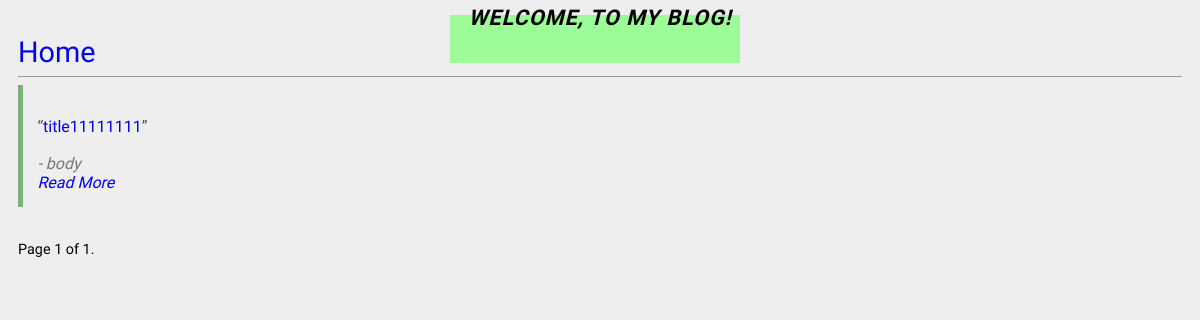
The app's page /, older data.
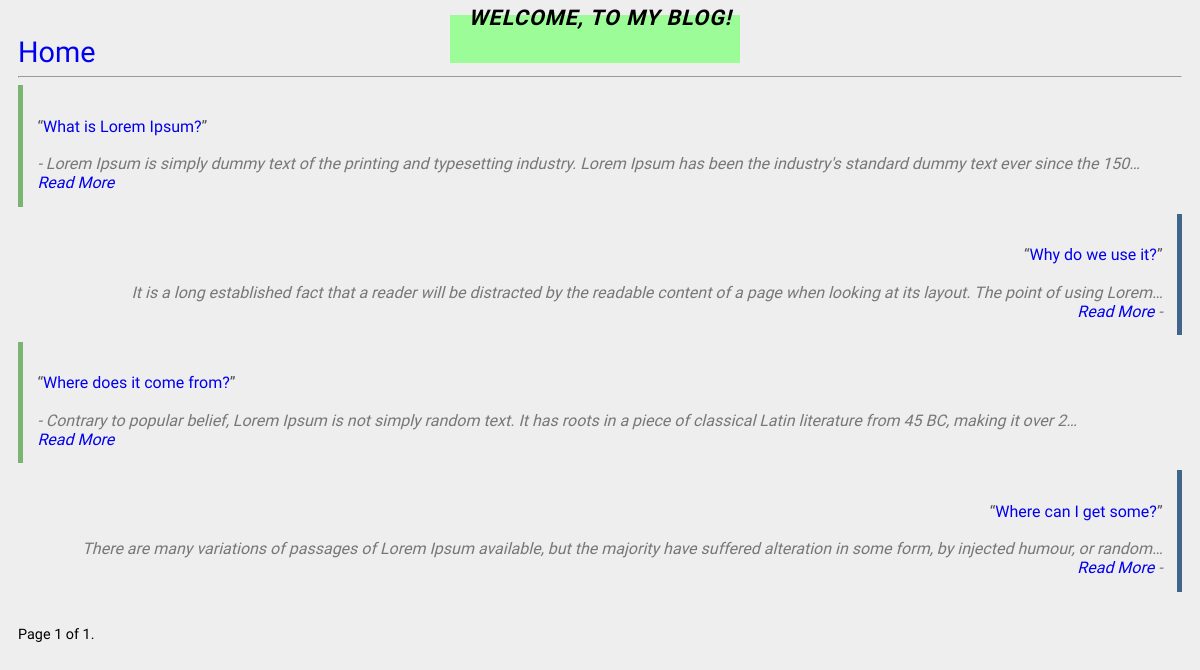
The same page, newer data.
### blog/models.py (models this page shows, shortened)
class Post(models.Model):
    title = models.CharField(max_length=255)
    body = models.TextField()
    create_time = models.DateTimeField(auto_now_add=True)

### blog/views.py (the view)
# urls.py: url(r'^$', views.view_posts, name='home-page'),
def view_posts(request):
	post_list = Post.objects.all().order_by("create_time");
	paginator = Paginator(post_list, 5) # Show 5 posts per page
	page = request.GET.get('page')
	try:
	    posts = paginator.page(page)
	except PageNotAnInteger:
	    posts = paginator.page(1)
	except EmptyPage:
	    posts = paginator.page(paginator.num_pages)
	return render(request, 'posts.html', {'posts': posts});

### blog/templates/posts.html (shortened to what this page needs)
{% extends 'base.html' %}
{% block content %}
<section>
  {% for post in posts %}
  <blockquote>
  	<p><q><a href="/posts/{{ post.id }}/">{{ post.title }}</a></q></p>
  	<footer>
	    {{ post.body|truncatechars:150 }}<br>
	    <a href="/posts/{{ post.id }}/"><i>Read More</i></a>
    </footer>
  </blockquote>
  {% endfor %}
  <br><br>
  <div class="pagination">
    <span class="step-links">
      <span class="current">
          Page {{ posts.number }} of {{ posts.paginator.num_pages }}.
      </span>
    </span>
  </div>
</section>
{% endblock %}

### blog/templates/base.html (shortened to what this page needs)
<!DOCTYPE html>
<html lang="en">
<head>
</head>
<body>
  <div class="wrapper">
    <h2>Welcome, to my blog!</h2>
  </div>
  <nav>
    <a href="{% url 'home-page' %}" class="brand">Home</a>
  </nav>
  <hr>
  {% block content %}{% endblock %}
</body>
</html>

### blog/templates/base.html (style rules this page uses)
body { font-size: .9em; background: #eee; font-family: "Muli", "Segoe UI"; text-align: justify; margin: 0; padding: 5px 18px; }
a { text-decoration: none; }
.brand { font-size: 2em; }
.wrapper h2 { text-align: center; text-transform: uppercase; letter-spacing: 1px; width: 290px; margin: 0 auto; position: relative; height: 30px; font-style: italic; }
.wrapper h2:after { content: ""; display: block; height: 160%; width: 100%; background: #9CFC97; position: absolute; top: 10px; left: -5px; z-index: -1; animation: monAnim 1s infinite ease-in-out alternate; }
blockquote { margin: 0 auto; padding: 1em; border-left: 5px solid #79B473; }
blockquote:not(:first-of-type) { margin-top: .5em; }
blockquote p { color: #555; font-size: 12pt; line-height: 1.4; font-family: 'Muli'; }
blockquote footer { margin-top: .5em; padding: 0; color: #777; font-size: 12pt; text-align: left; font-style: italic; }
blockquote footer:before { content: '-'; }
blockquote:nth-of-type(even) { text-align: right; border-left: none; border-right: 5px solid #41658A; }
blockquote:nth-of-type(even) footer { text-align: right; }
blockquote:nth-of-type(even) footer:before { content: ''; }
blockquote:nth-of-type(even) footer:after { content: ' -'; }

Row changes from the older to the newer data that the page shows:
changed Post: title "title11111111" → "What is Lorem Ipsum?"; body "body" → "Lorem Ipsum is simply dummy text of the printing and typesetting industry. Lorem Ipsum has been the industry's standard dummy text ever since the 150…"
added Post: title "Why do we use it?", body "It is a long established fact that a reader will be distracted by the readable content of a page when looking at its layout. The point of using Lorem…"
added Post: title "Where does it come from?", body "Contrary to popular belief, Lorem Ipsum is not simply random text. It has roots in a piece of classical Latin literature from 45 BC, making it over 2…"
added Post: title "Where can I get some?", body "There are many variations of passages of Lorem Ipsum available, but the majority have suffered alteration in some form, by injected humour, or random…"
